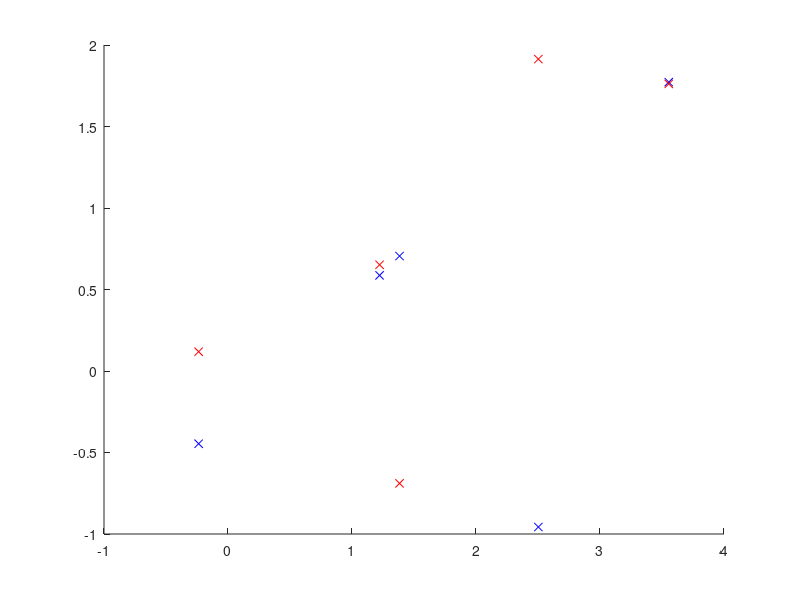
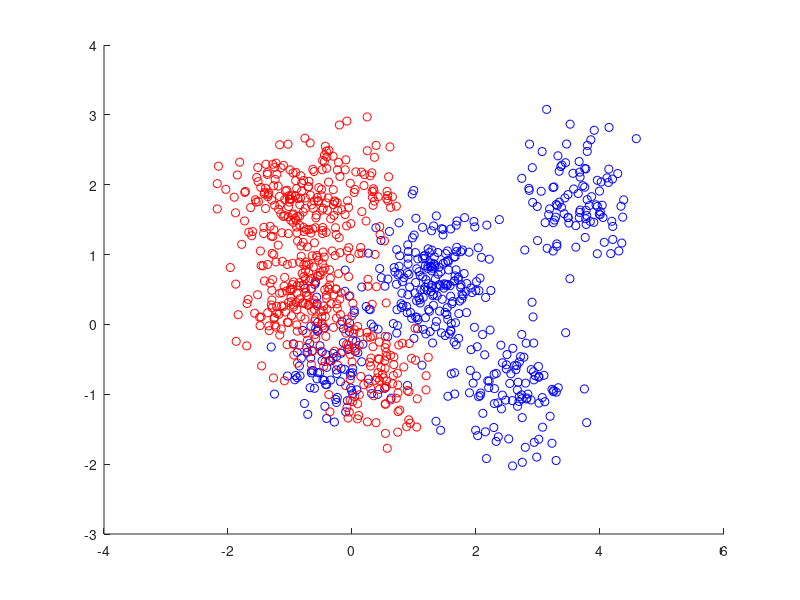

These charts were generated, in order, by the following MATLAB code:
%% Part A.1
clc;
clear all;

I = eye(2);
% Generate the means for red and blue data centres using (1,0) and (0,1).
% Gaussian Mixture Model
mBlue = mvnrnd([1,0]', I, 5);
mRed = mvnrnd([0,1]', I, 5);

figure(1);
hold on;
plot(mBlue(:,1),mBlue(:,2),'bx');
plot(mBlue(:,1),mRed(:,2),'rx');

%% Part A.2

% Generate datapoints for individual means m1,m2......m10 where 1-5 is blue
% and 6-10 is for blue.
dataPointBlue = null(2,1)
dataPointRed = null(2,1)
for i = 1:length(mBlue)
    mDataPoint = mBlue(i,:);
    dataPointBlue = [dataPointBlue; mvnrnd(mDataPoint,I/5,100)]
end


for i = 1:length(mRed)
    mDataPoint = mRed(i,:);
    dataPointRed = [dataPointRed; mvnrnd(mDataPoint,I/5,100)]
end


figure(2);
hold on;
plot(dataPointBlue(:,1),dataPointBlue(:,2),'bo');
plot(dataPointRed(:,1),dataPointRed(:,2),'ro');
